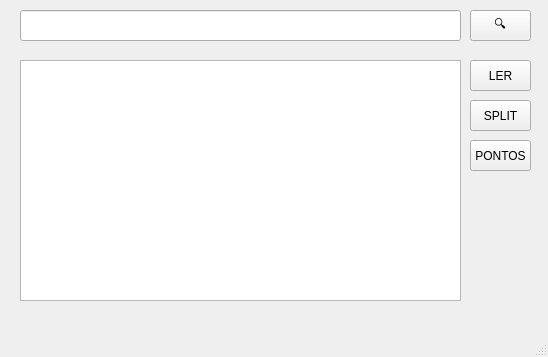
<?xml version="1.0" encoding="UTF-8"?>
<ui version="4.0">
 <class>MainWindow</class>
 <widget class="QMainWindow" name="MainWindow">
  <property name="geometry">
   <rect>
    <x>0</x>
    <y>0</y>
    <width>548</width>
    <height>357</height>
   </rect>
  </property>
  <property name="windowTitle">
   <string>MainWindow</string>
  </property>
  <widget class="QWidget" name="centralwidget">
   <widget class="QLineEdit" name="lineEditArquivo">
    <property name="geometry">
     <rect>
      <x>20</x>
      <y>10</y>
      <width>441</width>
      <height>31</height>
     </rect>
    </property>
   </widget>
   <widget class="QPushButton" name="pushButtonBuscar">
    <property name="geometry">
     <rect>
      <x>470</x>
      <y>10</y>
      <width>61</width>
      <height>31</height>
     </rect>
    </property>
    <property name="text">
     <string>🔍</string>
    </property>
   </widget>
   <widget class="QTextEdit" name="textEditSaida">
    <property name="geometry">
     <rect>
      <x>20</x>
      <y>60</y>
      <width>441</width>
      <height>241</height>
     </rect>
    </property>
   </widget>
   <widget class="QPushButton" name="pushButtonLer">
    <property name="geometry">
     <rect>
      <x>470</x>
      <y>60</y>
      <width>61</width>
      <height>31</height>
     </rect>
    </property>
    <property name="text">
     <string>LER</string>
    </property>
   </widget>
   <widget class="QPushButton" name="pushButtonSplit">
    <property name="geometry">
     <rect>
      <x>470</x>
      <y>100</y>
      <width>61</width>
      <height>31</height>
     </rect>
    </property>
    <property name="text">
     <string>SPLIT</string>
    </property>
   </widget>
   <widget class="QPushButton" name="pushButtonResultado">
    <property name="geometry">
     <rect>
      <x>470</x>
      <y>140</y>
      <width>61</width>
      <height>31</height>
     </rect>
    </property>
    <property name="text">
     <string>PONTOS</string>
    </property>
   </widget>
  </widget>
  <widget class="QMenuBar" name="menubar">
   <property name="geometry">
    <rect>
     <x>0</x>
     <y>0</y>
     <width>548</width>
     <height>20</height>
    </rect>
   </property>
  </widget>
  <widget class="QStatusBar" name="statusbar"/>
 </widget>
 <resources/>
 <connections/>
</ui>
